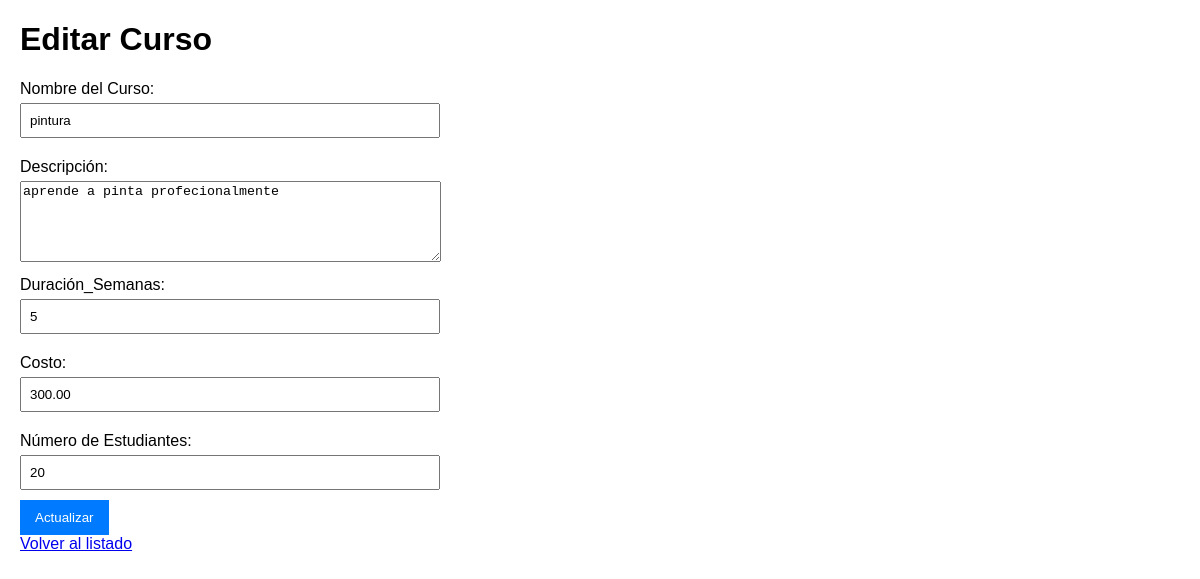
Screenshot of /editar/1/ with the database file from the repository.
### app_curso/models.py (models this page shows, shortened)
class Curso(models.Model):
    nombre_curso = models.CharField(max_length=50)
    descripcion = models.TextField()
    duracion_semanas = models.IntegerField()
    costo = models.DecimalField(max_digits=6, decimal_places=2)
    numero_estudiantes = models.IntegerField()

### app_curso/views.py (the view, shortened to what this page needs)
# urls.py: path('editar/<int:id>/', views.editar_curso, name='editar_curso'),
def editar_curso(request, id):
    curso = get_object_or_404(Curso, id=id)
    return render(request, 'editar_curso.html', {'curso': curso})

### app_curso/templates/editar_curso.html (shortened to what this page needs)
<!DOCTYPE html>
<html lang="es">
<head>
</head>
<body>
    <h1>Editar Curso</h1>
    <form method="post">
       <label>Nombre del Curso:</label>
        <input type="text" id="nombre_curso" name="nombre_curso" value="{{ curso.nombre_curso }}" maxlength="200" required>
        <label>Descripción:</label>
        <textarea  name="descripcion" rows="5" cols="50" required>{{ curso.descripcion }}</textarea>
        <label>Duración_Semanas:</label>
        <input type="number"  name="duracion_semanas" value="{{ curso.duracion_semanas }}" min="1" max="52" required>
        <label>Costo:</label>
        <input type="number"  name="costo" value="{{ curso.costo }}" step="0.01" min="0" required>
        <label>Número de Estudiantes:</label>
        <input type="number"  name="numero_estudiantes" value="{{ curso.numero_estudiantes }}" min="0" required>
        <button type="submit">Actualizar</button>
    </form>
    <a href="/">Volver al listado</a>
</body>
</html>

### app_curso/templates/editar_curso.html (style rules this page uses)
body { font-family: Arial, sans-serif; margin: 20px; }
form { max-width: 400px; }
label { display: block; margin: 10px 0 5px; }
input { width: 100%; padding: 8px; margin-bottom: 10px; }
button { background-color: #007BFF; color: white; padding: 10px 15px; border: none; cursor: pointer; }

### rows the page displays
Curso: nombre_curso "pintura", descripcion "aprende a pinta profecionalmente", duracion_semanas "5", costo "300.00", numero_estudiantes "20"
